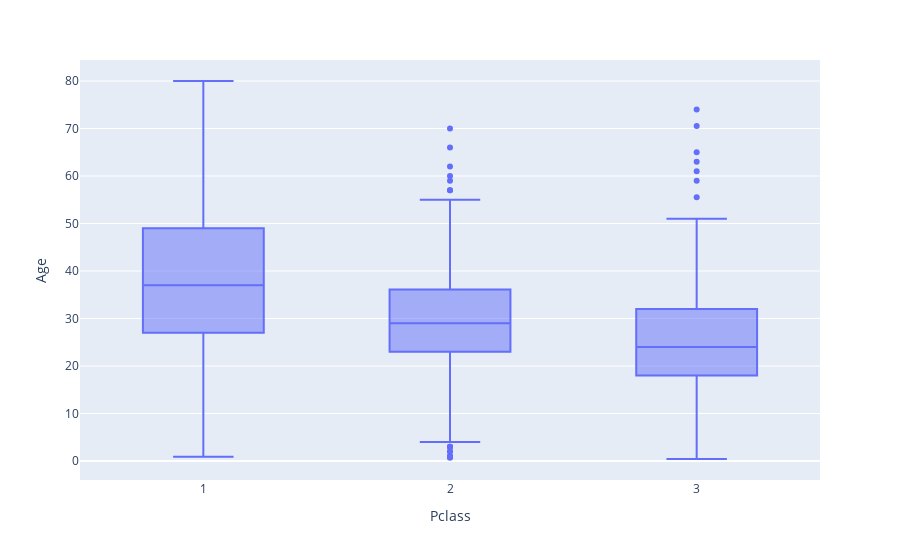

The notebook cell this image was saved under:
### Markdown cell above
Looking at the correlation between the columns, we can see before we change values of Age, we would like to see what average values we want tochange with. Age has high correlation with Passenger Class and Sibling. We want to check wants average values we want to update Age with.

### Code cell
box1 = px.box(df, x = 'Pclass', y = 'Age')
box1

### Figure 1 — Plotly figure (JSON) as saved in the notebook; plotly's stock layout.template omitted (floating-point values rounded to 4 significant figures; data arrays with more than 128 entries replaced by an {"elided": "..."} marker saying what was removed)
{"data": [{"alignmentgroup": "True", "hovertemplate": "Pclass=%{x}<br>Age=%{y}<extra></extra>", "legendgroup": "", "marker": {"color": "#636efa"}, "name": "", "notched": false, "offsetgroup": "", "orientation": "v", "showlegend": false, "type": "box", "x": {"elided": "891 int values"}, "x0": " ", "xaxis": "x", "y": {"elided": "891 float values"}, "y0": " ", "yaxis": "y"}], "layout": {"boxmode": "group", "legend": {"tracegroupgap": 0}, "margin": {"t": 60}, "xaxis": {"anchor": "y", "domain": [0, 1], "title": {"text": "Pclass"}}, "yaxis": {"anchor": "x", "domain": [0, 1], "title": {"text": "Age"}}}}
